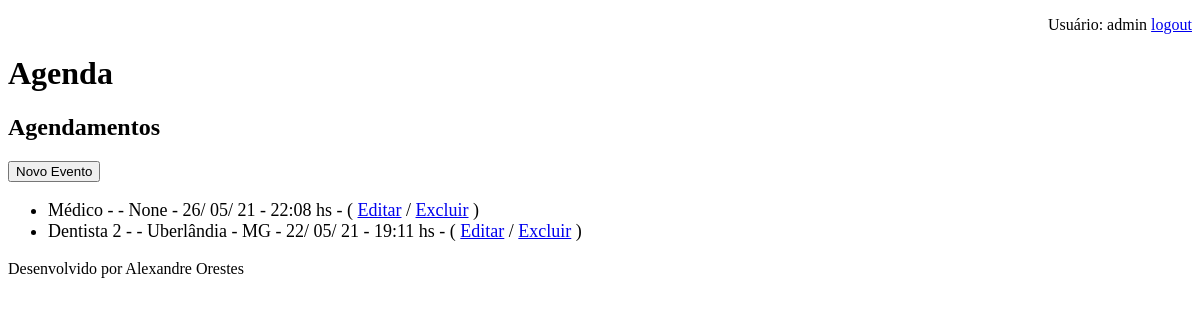
/agenda (signed in), run on an earlier commit of the app's database.
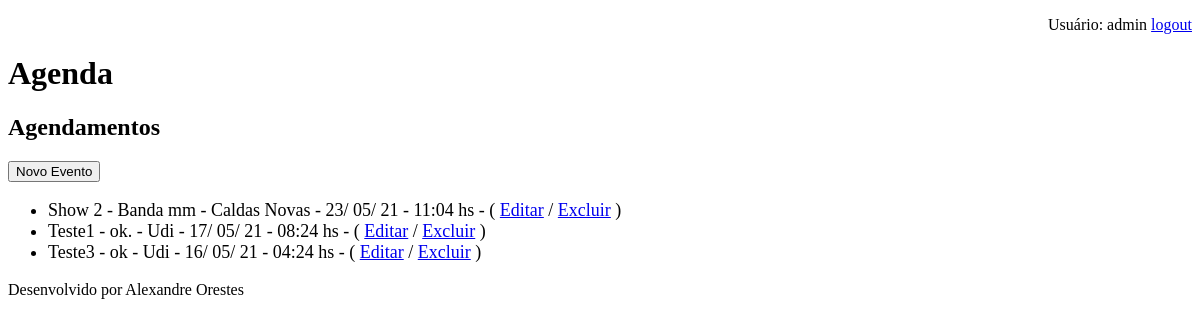
And on a later commit of the database.
### core/models.py (models this page shows, shortened)
class Evento(models.Model):
    titulo = models.CharField(max_length=100)
    descricao = models.TextField(blank=True, null=True)
    data_evento = models.DateTimeField(verbose_name='Data do Evento')
    data_criacao = models.DateTimeField(auto_now=True, verbose_name='Data da Criação')
    usuario = models.ForeignKey(User, on_delete=models.CASCADE)
    local = models.CharField(max_length=100 ,blank=True, null=True)
    class Meta:
        db_table = 'evento'
    def get_data_evento(self):
        return self.data_evento.strftime('%d/ %m/ %y - %H:%M hs')

### core/views.py (the view)
# urls.py: path('agenda', views.lista_eventos),
@login_required(login_url='/login/')
def lista_eventos (request):
    usuario = request.user
    evento = Evento.objects.filter(usuario=usuario)
    dados = {'evento': evento}
    return render (request, 'agenda.html', dados )

### templates/agenda.html
{% extends "model_page.html" %}
{% block content %}
    <h2>Agendamentos</h2>
    <a href="agenda/evento">
    <button type="button">Novo Evento</button>
    </a>
    <ul style="font-size: 18px">
        {% for evento in evento%}
            <li>{{ evento.titulo }} - {{ evento.descricao }} - {{ evento.local }} - {{ evento.get_data_evento }} -
                ( <a href="agenda/evento/?id={{ evento.id }}"> Editar</a>
                / <a href="agenda/evento/delete/{{ evento.id }}"> Excluir</a> )
            </li>
        {% endfor %}
    </ul>
{% endblock %}

### templates/model_page.html
<!DOCTYPE html>
<html lang="pt-br">
<head>
     {% include "model_header.html" %}
</head>
<body>
    {% block content %} {% endblock %}
    {% include "model_footer.html" %}
</body>
</html>

### templates/model_header.html (shortened to what this page needs)
<div align="right">
    <p>Usuário: {{ user.get_username }} <a href="/logout">  logout</a><p>
</div>
<h1>Agenda</h1>

### templates/model_footer.html
<p>Desenvolvido por Alexandre Orestes</p>

What changed in the data, as far as the page shows it:
removed Evento: titulo "Médico", local "None", get_data_evento "26/ 05/ 21 - 22:08 hs"
removed Evento: titulo "Dentista 2", local "Uberlândia - MG", get_data_evento "22/ 05/ 21 - 19:11 hs"
added Evento: titulo "Show 2", descricao "Banda mm", local "Caldas Novas", get_data_evento "23/ 05/ 21 - 11:04 hs"
added Evento: titulo "Teste1", descricao "ok.", local "Udi", get_data_evento "17/ 05/ 21 - 08:24 hs"
added Evento: titulo "Teste3", descricao "ok", local "Udi", get_data_evento "16/ 05/ 21 - 04:24 hs"
